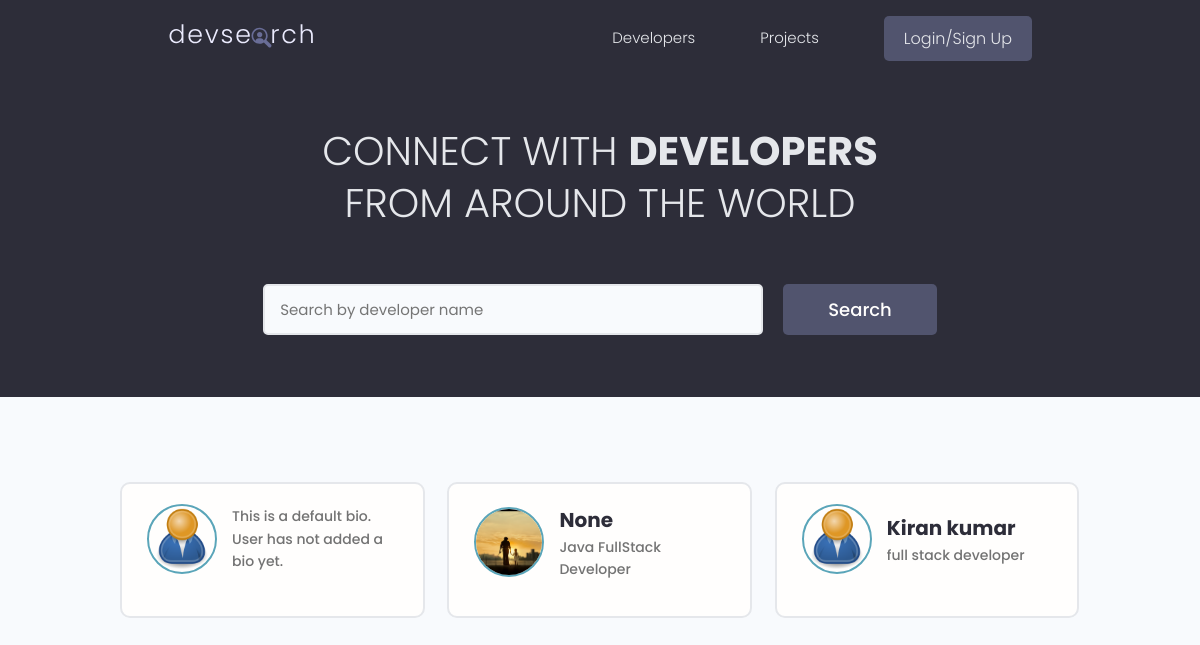
/, run on an earlier commit of the app's database.
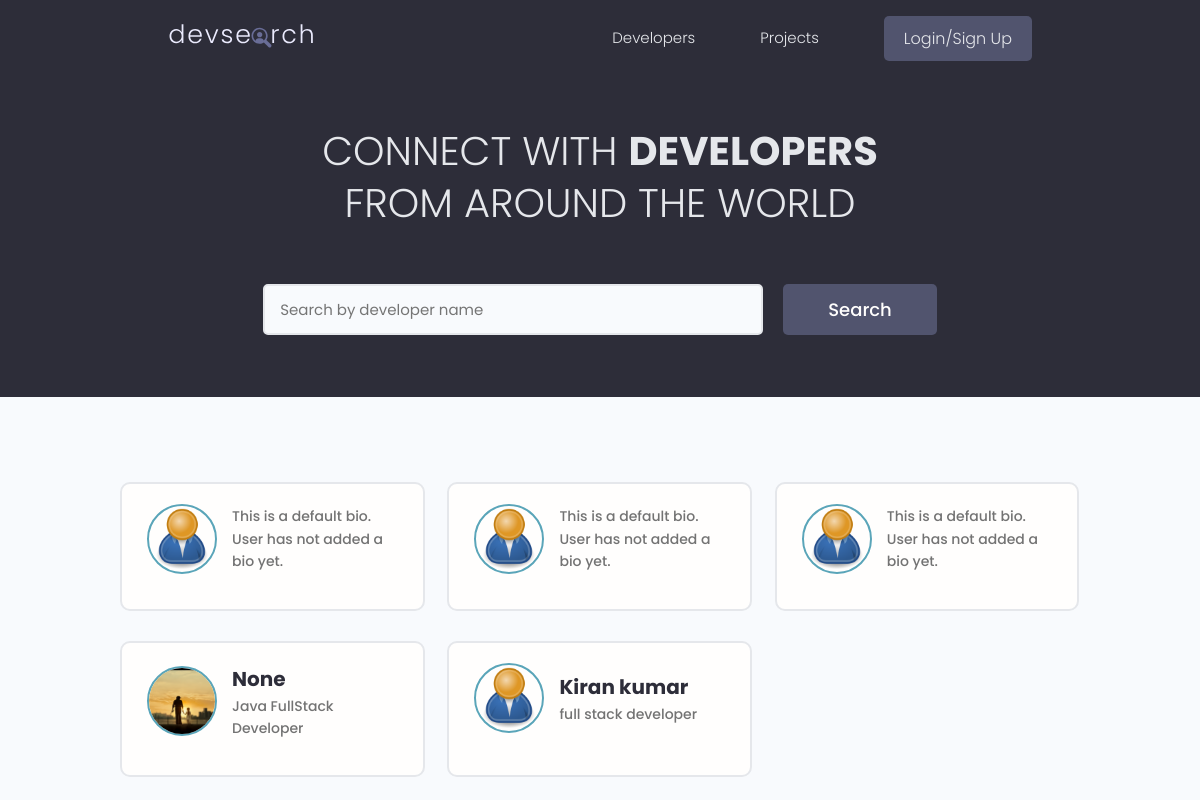
And on a later commit of the database.
### users/models.py (models this page shows, shortened)
class Profile(models.Model):
    user = models.OneToOneField(User, on_delete=models.CASCADE, null=True, blank=True)
    name = models.CharField(max_length=200, blank=True, null=True)
    email = models.EmailField(max_length=500, blank=True, null=True)
    username = models.CharField(max_length=200, blank=True, null=True)
    location = models.CharField(max_length=200, blank=True, null=True, default="Earth")
    short_intro = models.CharField(max_length=200, blank=True, null=True, default="This is a default bio. User has not added a bio yet.")
    bio = models.TextField(blank=True, null=True)
    profile_image = models.ImageField(
        null=True, blank=True, upload_to='profiles/', default="profiles/user-default.png")
    social_github = models.CharField(max_length=200, blank=True, null=True)
    social_twitter = models.CharField(max_length=200, blank=True, null=True)
    social_linkedin = models.CharField(max_length=200, blank=True, null=True)
    social_youtube = models.CharField(max_length=200, blank=True, null=True)
    social_website = models.CharField(max_length=200, blank=True, null=True)
    created = models.DateTimeField(auto_now_add=True)
    id = models.UUIDField(default=uuid.uuid4, unique=True,
                          primary_key=True, editable=False)
    class Meta:
        ordering = ['created']
    @property
    def imageURL(self):
        try:
            url = self.profile_image.url
        except:
            url = ''
        return url

### users/views.py (the view)
# urls.py: path('', views.profiles, name='profiles'),
def profiles(request):
    profiles, search_query = searchProfiles(request)
    custom_range, profiles = paginateProfiles(request, profiles, 5)
    context = {'profiles': profiles, 'search_query': search_query, 'custom_range': custom_range}
    return render(request, 'users/profiles.html', context)

### users/utils.py (called while the page is built)
def paginateProfiles(request, profiles, results):
    profiles = profiles.order_by('-created')
    page = request.GET.get('page')
    paginator = Paginator(profiles, results)
    try:
        profiles = paginator.page(page)
    except PageNotAnInteger:
        page = 1
        profiles = paginator.page(page)
    except EmptyPage:
        page = paginator.num_pages
        profiles = paginator.page(page)
    leftIndex = (int(page) - 4)
    if leftIndex < 1:
        leftIndex = 1
    rightIndex = (int(page) + 5)
    if rightIndex > paginator.num_pages:
        rightIndex = paginator.num_pages + 1
    custom_range = range(leftIndex, rightIndex)
    return custom_range, profiles

def searchProfiles(request):
    search_query = ''
    if request.GET.get('search_query'):
        search_query = request.GET.get('search_query')
    skills =Skills.objects.filter(name__icontains=search_query)
    print('SEARCH',search_query)
    profiles = Profile.objects.distinct().filter(
        Q(name__icontains=search_query) |
        Q(short_intro__icontains=search_query) |
        Q(bio__icontains=search_query) |
        Q(skills__in=skills)
    )
    return profiles, search_query

### users/templates/users/profiles.html (shortened to what this page needs)
{% extends 'main.html' %}
{% block content %}
<main class="home">
    <section class="hero-section text-center">
        <div class="container container--narrow">
            <div class="hero-section__box">
                <h2>CONNECT WITH <span>DEVELOPERS</span></h2>
                <h2>FROM AROUND THE WORLD</h2>
            </div>
            <div class="hero-section__search">
                <form id="searchForm" class="form" action="{% url 'profiles' %}" method="get">
                    <div class="form__field">
                        <input class="input input--text" id="formInput#search" type="text" name="search_query"
                            value="{{search_query}}" placeholder="Search by developer name" />
                    </div>
                    <input class="btn btn--sub btn--lg" type="submit" value="Search" />
                </form>
            </div>
        </div>
    </section>
    <section class="devlist">
        <div class="container">
            <div class="grid grid--three">
                {% for profile in profiles %}
                <div class="column card">
                    <div class="dev">
                        <a href="{% url 'user-profile' profile.id %}" class="card__body">
                            <div class="dev__profile">
                                <img class="avatar avatar--md" src="{{ profile.imageURL }}" alt="image" />
                                <div class="dev__meta">
                                    <h3>{{profile.name}}</h3>
                                    <h5>{{profile.short_intro|slice:"60"}}</h5>
                                </div>
                            </div>
                        </a>
                    </div>
                </div>
                {% endfor %}
            </div>
        </div>
    </section>
</main>
{% endblock content %}

What changed in the data, as far as the page shows it:
added Profile: imageURL (placeholder picture), short_intro "This is a default bio. User has not added a bio yet."
added Profile: imageURL (placeholder picture), short_intro "This is a default bio. User has not added a bio yet."
